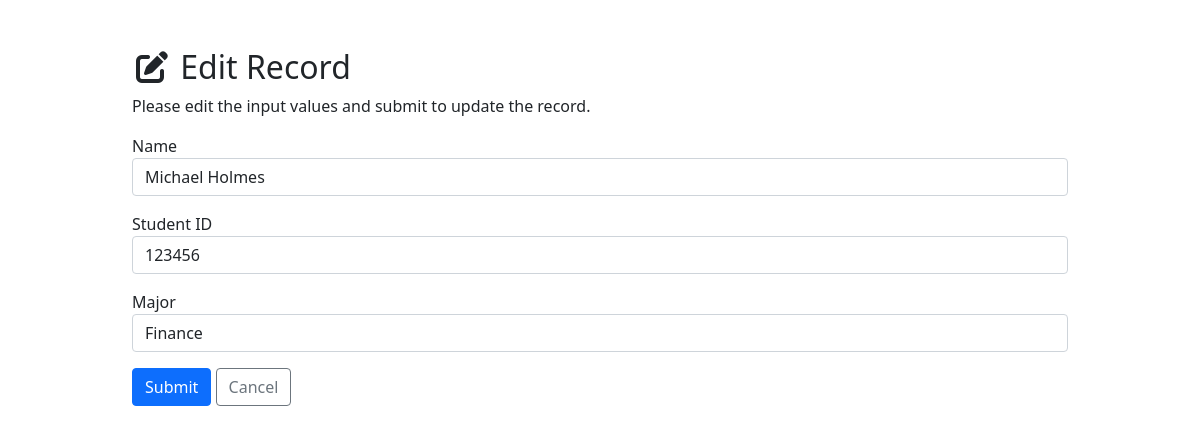
The page /edit.php?id=7 on the database its author committed.
### tables this page shows
CREATE TABLE `students` (
  `id` int(11) NOT NULL,
  `name` varchar(128) NOT NULL,
  `student_id` int(15) NOT NULL,
  `major` varchar(128) NOT NULL
);

### edit.php (the view, shortened to what this page needs)
<?php
require_once "config.php";
$name = $student_id = $major = "";
$name_err = $student_id_err = $major_err = "";
if (isset($_POST["id"]) && !empty($_POST["id"])) {
    $id = $_POST["id"];
    $input_name = trim($_POST["name"]);
    if (empty($input_name)) {
        $name_err = "Please enter a name.";
    } elseif (!filter_var($input_name, FILTER_VALIDATE_REGEXP, array("options" => array("regexp" => "/^[a-zA-Z\s]+$/")))) {
        $name_err = "Please enter a valid name.";
    } else {
        $name = $input_name;
    }
    $input_student_id = trim($_POST["student_id"]);
    if (empty($input_student_id)) {
        $student_id_err = "Please enter an student ID.";
    } elseif (!ctype_digit($input_student_id)) {
        $student_id_err = "Please enter a positive integer value.";
    } else {
        $student_id = $input_student_id;
    }
    $input_major = trim($_POST["major"]);
    if (empty($input_major)) {
        $major_err = "Please enter the major.";
    } else {
        $major = $input_major;
    }
    if (empty($name_err) && empty($student_id_err) && empty($major_err)) {
        $sql = "UPDATE students SET name=?, student_id=?, major=? WHERE id=?";
        if ($stmt = mysqli_prepare($link, $sql)) {
            mysqli_stmt_bind_param($stmt, "sssi", $param_name, $param_student_id, $param_major, $param_id);
            $param_name = $name;
            $param_student_id = $student_id;
            $param_major = $major;
            $param_id = $id;
            if (mysqli_stmt_execute($stmt)) {
                header("location: index.php");
                exit();
            } else {
                echo "Something went wrong. Please try again later.";
            }
        }
        mysqli_stmt_close($stmt);
    }
    mysqli_close($link);
} else {
    if (isset($_GET["id"]) && !empty(trim($_GET["id"]))) {
        $sql = "SELECT * FROM students WHERE id = ?";
        if ($stmt = mysqli_prepare($link, $sql)) {
            mysqli_stmt_bind_param($stmt, "i", $param_id);
            if (mysqli_stmt_execute($stmt)) {
                $result = mysqli_stmt_get_result($stmt);
                if (mysqli_num_rows($result) == 1) {
                    $row = mysqli_fetch_array($result, MYSQLI_ASSOC);
                    $name = $row["name"];
                    $student_id = $row["student_id"];
                    $major = $row["major"];
                } else {
                    header("location: error.php");
                    exit();
                }
            } else {
                echo "Oops! Something went wrong. Please try again later.";
            }
        }
    } else {
        header("location: error.php");
        exit();
    }
}
?>
<!DOCTYPE html>
<html lang="en">
<head>
    <link href="https://cdn.jsdelivr.net/npm/bootstrap@5.0.0-beta1/dist/css/bootstrap.min.css" rel="stylesheet">
</head>
<body>
    <div class="wrapper">
        <div class="container">
            <div class="row">
                <div class="col-md-12">
                    <div class="page-header mt-5">
                        <h2><i class="fas fa-fw fa-edit"></i> Edit Record</h2>
                    </div>
                    <p>Please edit the input values and submit to update the record.</p>
                    <form action="<?php echo htmlspecialchars(basename($_SERVER['REQUEST_URI'])); ?>" method="post">
                        <div class="form-group <?php echo (!empty($name_err)) ? 'has-error' : ''; ?>">
                            <label>Name</label>
                            <input type="text" name="name" class="form-control" value="<?php echo $name; ?>">
                        </div>
                        <div class="form-group <?php echo (!empty($student_id_err)) ? 'has-error' : ''; ?>">
                            <label class="mt-3">Student ID</label>
                            <input type="text" name="student_id" class="form-control" value="<?php echo $student_id; ?>">
                        </div>
                        <div class="form-group <?php echo (!empty($major_err)) ? 'has-error' : ''; ?>">
                            <label class="mt-3">Major</label>
                            <input type="text" name="major" class="form-control" value="<?php echo $major; ?>">
                        </div>
                        <input type="submit" class="btn btn-primary mt-3" value="Submit">
                        <a href="index.php" class="btn btn-outline-secondary mt-3">Cancel</a>
                    </form>
                </div>
            </div>
        </div>
    </div>
</body>
</html>

### edit.php (style rules this page uses)
.wrapper { width: 80vw; margin: 0 auto; }

### rows shown on the page
students: name "Michael Holmes", student_id "123456", major "Finance"
